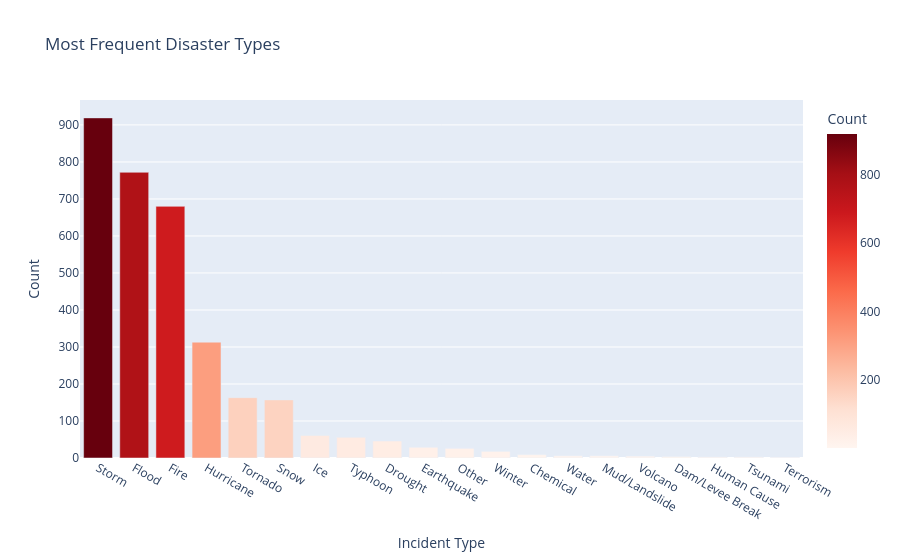
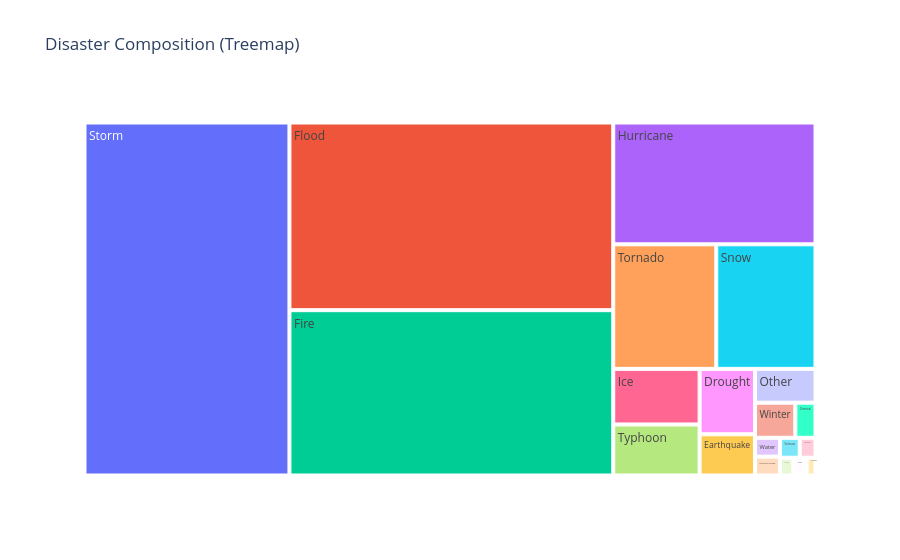

These figures' notebook cell, in order:
### Markdown cell above
## 2. Incident Type Distribution Analysis
Understand the overall distribution of disaster types.

### Code cell
incident_counts = df['incidentType'].value_counts().reset_index()
incident_counts.columns = ['Incident Type', 'Count']

fig_bar = px.bar(incident_counts, 
                 x='Incident Type', 
                 y='Count', 
                 title='Most Frequent Disaster Types',
                 color='Count',
                 color_continuous_scale='Reds')
fig_bar.show()

fig_tree = px.treemap(incident_counts, 
                      path=['Incident Type'], 
                      values='Count', 
                      title='Disaster Composition (Treemap)')
fig_tree.show()

### Figure 1 — Plotly figure (JSON) as saved in the notebook; plotly's stock layout.template omitted (floating-point values rounded to 4 significant figures)
{"data": [{"hovertemplate": "Incident Type=%{x}<br>Count=%{marker.color}<extra></extra>", "legendgroup": "", "marker": {"color": [919, 772, 680, 313, 163, 157, 61, 56, 46, 29, 26, 18, 9, 6, 6, 5, 4, 3, 3, 2], "coloraxis": "coloraxis", "pattern": {"shape": ""}}, "name": "", "orientation": "v", "showlegend": false, "textposition": "auto", "type": "bar", "x": ["Storm", "Flood", "Fire", "Hurricane", "Tornado", "Snow", "Ice", "Typhoon", "Drought", "Earthquake", "Other", "Winter", "Chemical", "Water", "Mud/Landslide", "Volcano", "Dam/Levee Break", "Human Cause", "Tsunami", "Terrorism"], "xaxis": "x", "y": [919, 772, 680, 313, 163, 157, 61, 56, 46, 29, 26, 18, 9, 6, 6, 5, 4, 3, 3, 2], "yaxis": "y"}], "layout": {"barmode": "relative", "coloraxis": {"colorbar": {"title": {"text": "Count"}}, "colorscale": [[0, "rgb(255,245,240)"], [0.125, "rgb(254,224,210)"], [0.25, "rgb(252,187,161)"], [0.375, "rgb(252,146,114)"], [0.5, "rgb(251,106,74)"], [0.625, "rgb(239,59,44)"], [0.75, "rgb(203,24,29)"], [0.875, "rgb(165,15,21)"], [1, "rgb(103,0,13)"]]}, "legend": {"tracegroupgap": 0}, "title": {"text": "Most Frequent Disaster Types"}, "xaxis": {"anchor": "y", "domain": [0, 1], "title": {"text": "Incident Type"}}, "yaxis": {"anchor": "x", "domain": [0, 1], "title": {"text": "Count"}}}}

### Figure 2 — Plotly figure (JSON) as saved in the notebook; plotly's stock layout.template omitted (floating-point values rounded to 4 significant figures)
{"data": [{"branchvalues": "total", "domain": {"x": [0, 1], "y": [0, 1]}, "hovertemplate": "labels=%{label}<br>Count=%{value}<br>parent=%{parent}<br>id=%{id}<extra></extra>", "ids": ["Storm", "Flood", "Fire", "Hurricane", "Tornado", "Snow", "Ice", "Typhoon", "Drought", "Earthquake", "Other", "Winter", "Chemical", "Water", "Mud/Landslide", "Volcano", "Dam/Levee Break", "Human Cause", "Tsunami", "Terrorism"], "labels": ["Storm", "Flood", "Fire", "Hurricane", "Tornado", "Snow", "Ice", "Typhoon", "Drought", "Earthquake", "Other", "Winter", "Chemical", "Water", "Mud/Landslide", "Volcano", "Dam/Levee Break", "Human Cause", "Tsunami", "Terrorism"], "name": "", "parents": ["", "", "", "", "", "", "", "", "", "", "", "", "", "", "", "", "", "", "", ""], "type": "treemap", "values": [919.0, 772.0, 680.0, 313.0, 163.0, 157.0, 61.0, 56.0, 46.0, 29.0, 26.0, 18.0, 9.0, 6.0, 6.0, 5.0, 4.0, 3.0, 3.0, 2.0]}], "layout": {"legend": {"tracegroupgap": 0}, "title": {"text": "Disaster Composition (Treemap)"}}}
